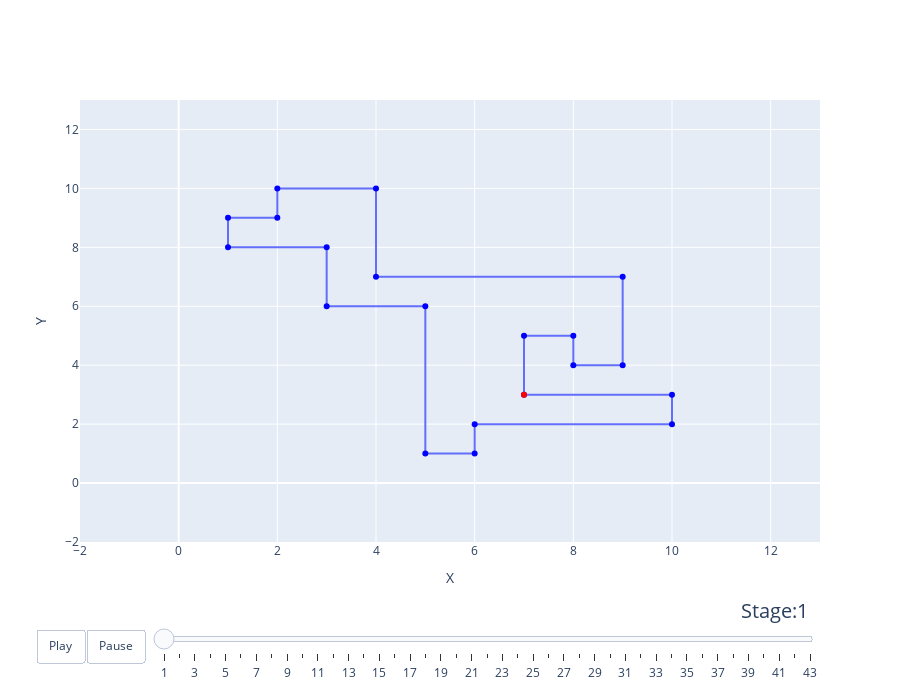

Notebook code cell kept with this figure:
### Code cell
# Define as coordenadas do polígono em diferentes estágios
polygon_stages = polygon_stages2

# Definir os anos como estágios do polígono para a animação
years = years2

# Criação da estrutura da figura
fig_dict = {
    "data": [],
    "layout": {},
    "frames": []
}

# Configuração do layout
fig_dict["layout"]["width"] = 900 
fig_dict["layout"]["height"] = 700
fig_dict["layout"]["xaxis"] = {"range": [xMin, xMax], "title": "X"}
fig_dict["layout"]["yaxis"] = {"range": [yMin, yMax], "title": "Y"}
fig_dict["layout"]["hovermode"] = "closest"
fig_dict["layout"]["updatemenus"] = [
    {
        "buttons": [
            {
                "args": [None, {"frame": {"duration": 500, "redraw": False},
                                "fromcurrent": True, "transition": {"duration": 300,
                                                                    "easing": "quadratic-in-out"}}],
                "label": "Play",
                "method": "animate"
            },
            {
                "args": [[None], {"frame": {"duration": 0, "redraw": False},
                                  "mode": "immediate",
                                  "transition": {"duration": 0}}],
                "label": "Pause",
                "method": "animate"
            }
        ],
        "direction": "left",
        "pad": {"r": 10, "t": 87},
        "showactive": False,
        "type": "buttons",
        "x": 0.1,
        "xanchor": "right",
        "y": 0,
        "yanchor": "top"
    }
]

sliders_dict = {
    "active": 0,
    "yanchor": "top",
    "xanchor": "left",
    "currentvalue": {
        "font": {"size": 20},
        "prefix": "Stage:",
        "visible": True,
        "xanchor": "right"
    },
    "transition": {"duration": 300, "easing": "cubic-in-out"},
    "pad": {"b": 10, "t": 50},
    "len": 0.9,
    "x": 0.1,
    "y": 0,
    "steps": []
}

# Configuração inicial do polígono
initial_polygon = polygon_stages[0]
x, y = zip(*initial_polygon)
colors = ['blue'] * (len(x) - 1) + ['red']  # Último ponto em vermelho
data_dict = {
    "x": x,
    "y": y,
    "mode": "lines+markers",
    "marker": {"color": colors},
    "name": "Polygon",
    "line": {"shape": "linear"}
}
fig_dict["data"].append(data_dict)

# Criação dos frames para cada estágio do polígono
for i, year in enumerate(years):
    frame = {"data": [], "name": str(year)}
    polygon = polygon_stages[i]
    x, y = zip(*polygon)
    colors = ['blue'] * (len(x) - 1) + ['red']  # Último ponto em vermelho
    data_dict = {
        "x": x,
        "y": y,
        "mode": "lines+markers",
        "marker": {"color": colors, "size": [10] * (len(x) - 1) + [15] },
        "name": "Polygon",
        "line": {"shape": "linear"}
    }
    frame["data"].append(data_dict)
    fig_dict["frames"].append(frame)

    slider_step = {
        "args": [
            [year],
            {"frame": {"duration": 300, "redraw": False},
             "mode": "immediate",
             "transition": {"duration": 300}}
        ],
        "label": year,
        "method": "animate"
    }
    sliders_dict["steps"].append(slider_step)

fig_dict["layout"]["sliders"] = [sliders_dict]

fig = go.Figure(fig_dict)

fig.show()

### Figure 1 — Plotly figure (JSON) as saved in the notebook; plotly's stock layout.template omitted (floating-point values rounded to 4 significant figures)
{"data": [{"line": {"shape": "linear"}, "marker": {"color": ["blue", "blue", "blue", "blue", "blue", "blue", "blue", "blue", "blue", "blue", "blue", "blue", "blue", "blue", "blue", "blue", "blue", "blue", "blue", "blue", "red"]}, "mode": "lines+markers", "name": "Polygon", "type": "scatter", "x": [7, 7, 8, 8, 9, 9, 4, 4, 2, 2, 1, 1, 3, 3, 5, 5, 6, 6, 10, 10, 7], "y": [3, 5, 5, 4, 4, 7, 7, 10, 10, 9, 9, 8, 8, 6, 6, 1, 1, 2, 2, 3, 3]}], "layout": {"height": 700, "hovermode": "closest", "sliders": [{"active": 0, "currentvalue": {"font": {"size": 20}, "prefix": "Stage:", "visible": true, "xanchor": "right"}, "len": 0.9, "pad": {"b": 10, "t": 50}, "steps": [{"args": [["1"], {"frame": {"duration": 300, "redraw": false}, "mode": "immediate", "transition": {"duration": 300}}], "label": "1", "method": "animate"}, {"args": [["2"], {"frame": {"duration": 300, "redraw": false}, "mode": "immediate", "transition": {"duration": 300}}], "label": "2", "method": "animate"}, {"args": [["3"], {"frame": {"duration": 300, "redraw": false}, "mode": "immediate", "transition": {"duration": 300}}], "label": "3", "method": "animate"}, {"args": [["4"], {"frame": {"duration": 300, "redraw": false}, "mode": "immediate", "transition": {"duration": 300}}], "label": "4", "method": "animate"}, {"args": [["5"], {"frame": {"duration": 300, "redraw": false}, "mode": "immediate", "transition": {"duration": 300}}], "label": "5", "method": "animate"}, {"args": [["6"], {"frame": {"duration": 300, "redraw": false}, "mode": "immediate", "transition": {"duration": 300}}], "label": "6", "method": "animate"}, {"args": [["7"], {"frame": {"duration": 300, "redraw": false}, "mode": "immediate", "transition": {"duration": 300}}], "label": "7", "method": "animate"}, {"args": [["8"], {"frame": {"duration": 300, "redraw": false}, "mode": "immediate", "transition": {"duration": 300}}], "label": "8", "method": "animate"}, {"args": [["9"], {"frame": {"duration": 300, "redraw": false}, "mode": "immediate", "transition": {"duration": 300}}], "label": "9", "method": "animate"}, {"args": [["10"], {"frame": {"duration": 300, "redraw": false}, "mode": "immediate", "transition": {"duration": 300}}], "label": "10", "method": "animate"}, {"args": [["11"], {"frame": {"duration": 300, "redraw": false}, "mode": "immediate", "transition": {"duration": 300}}], "label": "11", "method": "animate"}, {"args": [["12"], {"frame": {"duration": 300, "redraw": false}, "mode": "immediate", "transition": {"duration": 300}}], "label": "12", "method": "animate"}, {"args": [["13"], {"frame": {"duration": 300, "redraw": false}, "mode": "immediate", "transition": {"duration": 300}}], "label": "13", "method": "animate"}, {"args": [["14"], {"frame": {"duration": 300, "redraw": false}, "mode": "immediate", "transition": {"duration": 300}}], "label": "14", "method": "animate"}, {"args": [["15"], {"frame": {"duration": 300, "redraw": false}, "mode": "immediate", "transition": {"duration": 300}}], "label": "15", "method": "animate"}, {"args": [["16"], {"frame": {"duration": 300, "redraw": false}, "mode": "immediate", "transition": {"duration": 300}}], "label": "16", "method": "animate"}, {"args": [["17"], {"frame": {"duration": 300, "redraw": false}, "mode": "immediate", "transition": {"duration": 300}}], "label": "17", "method": "animate"}, {"args": [["18"], {"frame": {"duration": 300, "redraw": false}, "mode": "immediate", "transition": {"duration": 300}}], "label": "18", "method": "animate"}, {"args": [["19"], {"frame": {"duration": 300, "redraw": false}, "mode": "immediate", "transition": {"duration": 300}}], "label": "19", "method": "animate"}, {"args": [["20"], {"frame": {"duration": 300, "redraw": false}, "mode": "immediate", "transition": {"duration": 300}}], "label": "20", "method": "animate"}, {"args": [["21"], {"frame": {"duration": 300, "redraw": false}, "mode": "immediate", "transition": {"duration": 300}}], "label": "21", "method": "animate"}, {"args": [["22"], {"frame": {"duration": 300, "redraw": false}, "mode": "immediate", "transition": {"duration": 300}}], "label": "22", "method": "animate"}, {"args": [["23"], {"frame": {"duration": 300, "redraw": false}, "mode": "immediate", "transition": {"duration": 300}}], "label": "23", "method": "animate"}, {"args": [["24"], {"frame": {"duration": 300, "redraw": false}, "mode": "immediate", "transition": {"duration": 300}}], "label": "24", "method": "animate"}, {"args": [["25"], {"frame": {"duration": 300, "redraw": false}, "mode": "immediate", "transition": {"duration": 300}}], "label": "25", "method": "animate"}, {"args": [["26"], {"frame": {"duration": 300, "redraw": false}, "mode": "immediate", "transition": {"duration": 300}}], "label": "26", "method": "animate"}, {"args": [["27"], {"frame": {"duration": 300, "redraw": false}, "mode": "immediate", "transition": {"duration": 300}}], "label": "27", "method": "animate"}, {"args": [["28"], {"frame": {"duration": 300, "redraw": false}, "mode": "immediate", "transition": {"duration": 300}}], "label": "28", "method": "animate"}, {"args": [["29"], {"frame": {"duration": 300, "redraw": false}, "mode": "immediate", "transition": {"duration": 300}}], "label": "29", "method": "animate"}, {"args": [["30"], {"frame": {"duration": 300, "redraw": false}, "mode": "immediate", "transition": {"duration": 300}}], "label": "30", "method": "animate"}, {"args": [["31"], {"frame": {"duration": 300, "redraw": false}, "mode": "immediate", "transition": {"duration": 300}}], "label": "31", "method": "animate"}, {"args": [["32"], {"frame": {"duration": 300, "redraw": false}, "mode": "immediate", "transition": {"duration": 300}}], "label": "32", "method": "animate"}, {"args": [["33"], {"frame": {"duration": 300, "redraw": false}, "mode": "immediate", "transition": {"duration": 300}}], "label": "33", "method": "animate"}, {"args": [["34"], {"frame": {"duration": 300, "redraw": false}, "mode": "immediate", "transition": {"duration": 300}}], "label": "34", "method": "animate"}, {"args": [["35"], {"frame": {"duration": 300, "redraw": false}, "mode": "immediate", "transition": {"duration": 300}}], "label": "35", "method": "animate"}, {"args": [["36"], {"frame": {"duration": 300, "redraw": false}, "mode": "immediate", "transition": {"duration": 300}}], "label": "36", "method": "animate"}, {"args": [["37"], {"frame": {"duration": 300, "redraw": false}, "mode": "immediate", "transition": {"duration": 300}}], "label": "37", "method": "animate"}, {"args": [["38"], {"frame": {"duration": 300, "redraw": false}, "mode": "immediate", "transition": {"duration": 300}}], "label": "38", "method": "animate"}, {"args": [["39"], {"frame": {"duration": 300, "redraw": false}, "mode": "immediate", "transition": {"duration": 300}}], "label": "39", "method": "animate"}, {"args": [["40"], {"frame": {"duration": 300, "redraw": false}, "mode": "immediate", "transition": {"duration": 300}}], "label": "40", "method": "animate"}, {"args": [["41"], {"frame": {"duration": 300, "redraw": false}, "mode": "immediate", "transition": {"duration": 300}}], "label": "41", "method": "animate"}, {"args": [["42"], {"frame": {"duration": 300, "redraw": false}, "mode": "immediate", "transition": {"duration": 300}}], "label": "42", "method": "animate"}, {"args": [["43"], {"frame": {"duration": 300, "redraw": false}, "mode": "immediate", "transition": {"duration": 300}}], "label": "43", "method": "animate"}], "transition": {"duration": 300, "easing": "cubic-in-out"}, "x": 0.1, "xanchor": "left", "y": 0, "yanchor": "top"}], "updatemenus": [{"buttons": [{"args": [null, {"frame": {"duration": 500, "redraw": false}, "fromcurrent": true, "transition": {"duration": 300, "easing": "quadratic-in-out"}}], "label": "Play", "method": "animate"}, {"args": [[null], {"frame": {"duration": 0, "redraw": false}, "mode": "immediate", "transition": {"duration": 0}}], "label": "Pause", "method": "animate"}], "direction": "left", "pad": {"r": 10, "t": 87}, "showactive": false, "type": "buttons", "x": 0.1, "xanchor": "right", "y": 0, "yanchor": "top"}], "width": 900, "xaxis": {"range": [-2, 13], "title": {"text": "X"}}, "yaxis": {"range": [-2, 13], "title": {"text": "Y"}}}}
